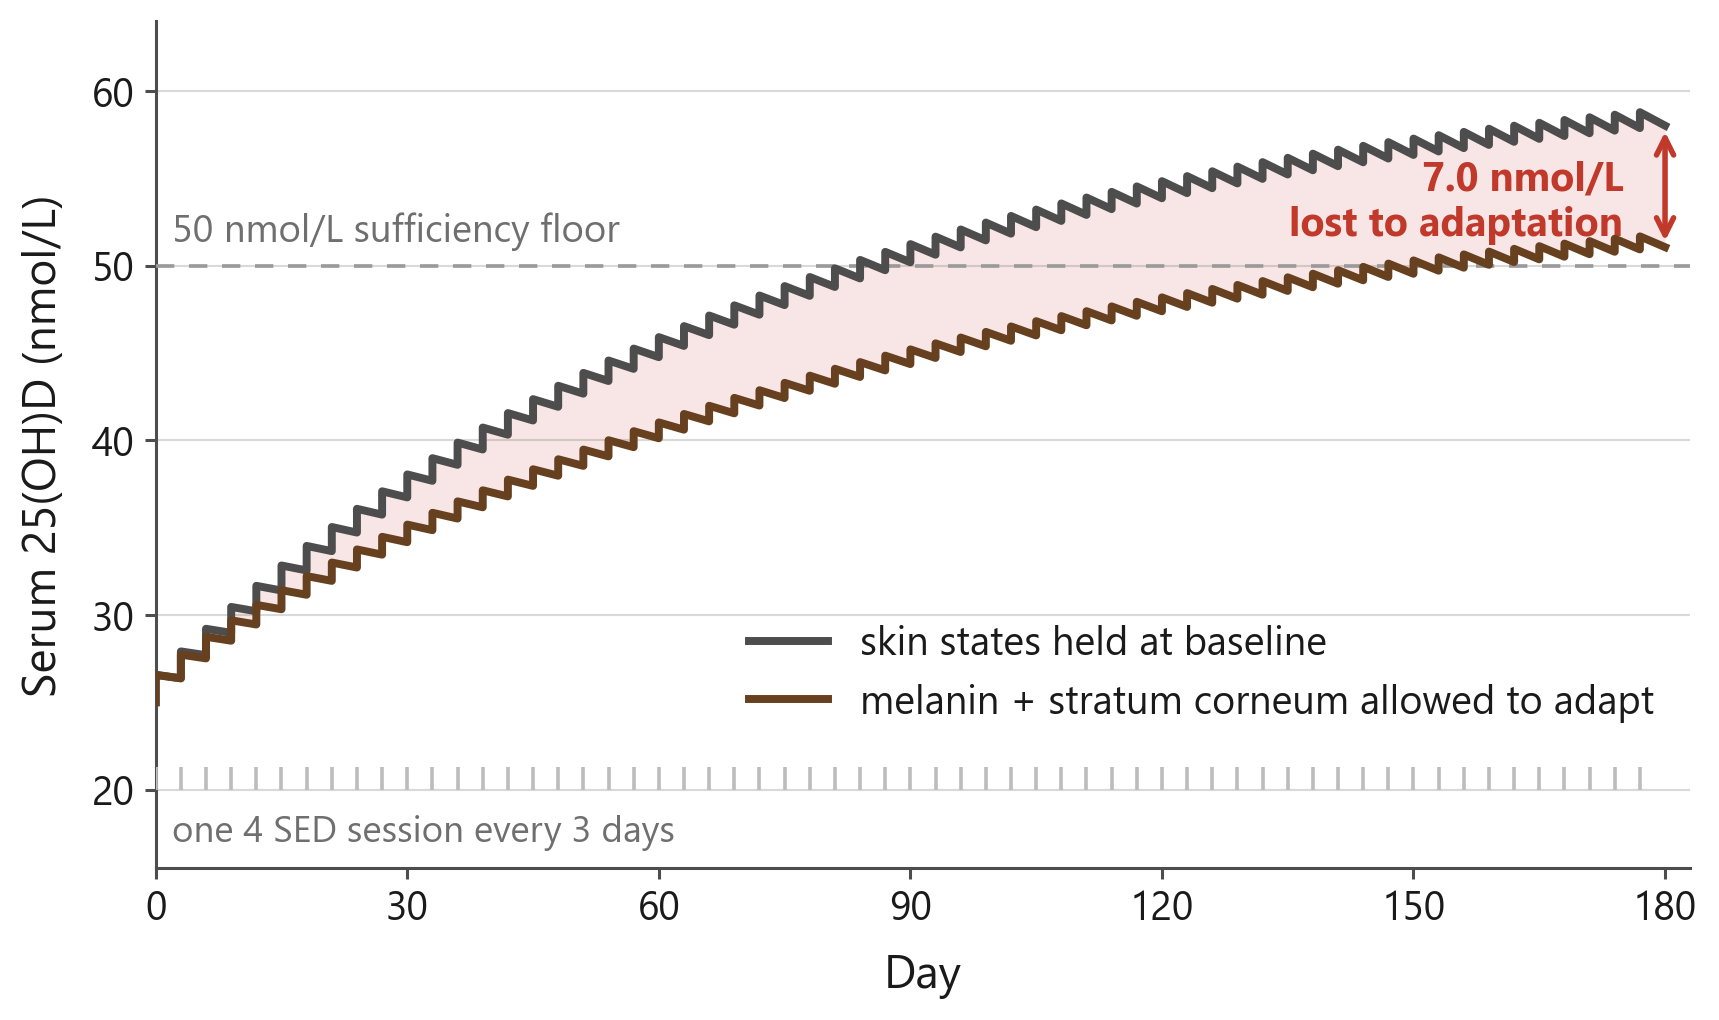

Write Python code to recreate this figure.
"""F7: what the adaptive skin states cost you over 180 days.

No CSV -- this is a live call into vitd_model.simulate for FST VI on a fixed
schedule (one session every 3 days, 4.0 SED each, 60 sessions, 240 SED total).
4.0 SED is 26.3% of the FST VI MED of 15.2 SED used by
vitd_model.compute_safety_sidecar, i.e. firmly sub-erythemal.

The two runs differ ONLY in whether the adaptive skin states are allowed to
move.  Both use documented arguments of simulate(); nothing in the model is
patched:

    coupled : default -- melanin M tans toward the per-FST ceiling and the
              stratum corneum thickens, both attenuating later sessions.
    pinned  : alpha_override=0.0, alpha_SC_override=0.0, k_damage_override=0.0
              -- the per-session melanin and SC update terms are zeroed, so M
              stays at M_baseline(6) and SC stays at 0 for the whole run.

Writes the figure and a caption text file alongside it.
"""
import os
import sys

import matplotlib.pyplot as plt
import numpy as np

HERE = os.path.dirname(os.path.abspath(__file__))
REPO = os.path.abspath(os.path.join(HERE, "..", ".."))
sys.path.insert(0, HERE)
sys.path.insert(0, REPO)

from slidestyle import use_slide_style, ACCENT, FST_COLORS, TEXT_COLOR  # noqa: E402
from vitd_model import simulate, ModelParams  # noqa: E402

OUT = os.path.join(HERE, "f7_fixed_vs_coupled.png")
CAPTION = os.path.join(HERE, "f7_fixed_vs_coupled_caption.txt")

FST = 6
DURATION = 180
INTERVAL_DAYS = 3
SED_PER_SESSION = 4.0
MED_FST_VI = 15.2   # SED, vitd_model.compute_safety_sidecar med_by_fst[6]
D0 = 25.0


def main():
    use_slide_style()
    params = ModelParams()
    schedule = [(float(d), SED_PER_SESSION)
                for d in range(0, DURATION, INTERVAL_DAYS)]

    coupled = simulate(FST, schedule, DURATION, params=params, D0=D0,
                       dose_framing="fixed_per_session_SED")
    pinned = simulate(FST, schedule, DURATION, params=params, D0=D0,
                      alpha_override=0.0,
                      alpha_SC_override=0.0,
                      k_damage_override=0.0,
                      dose_framing="fixed_per_session_SED")

    m_base = params.M_baseline(FST)
    assert np.allclose(pinned["M"], m_base), (
        "F7 assertion FAILED: melanin did not stay pinned at baseline "
        f"(range {pinned['M'].min()} .. {pinned['M'].max()}, "
        f"baseline {m_base})"
    )
    assert np.allclose(pinned["SC"], 0.0), (
        "F7 assertion FAILED: stratum corneum did not stay pinned at 0 "
        f"(range {pinned['SC'].min()} .. {pinned['SC'].max()})"
    )
    assert coupled["M"].max() > m_base, (
        "F7 assertion FAILED: coupled run showed no tanning at all"
    )
    assert len(schedule) == 60 and coupled["cumulative_SED"] == 60 * SED_PER_SESSION

    d_c = float(coupled["D"][-1])
    d_p = float(pinned["D"][-1])
    print(f"F7: FST VI, {len(schedule)} sessions x {SED_PER_SESSION} SED "
          f"({coupled['cumulative_SED']:.1f} SED total).")
    print(f"F7: day-{DURATION} 25(OH)D  coupled {d_c:.4f} nmol/L, "
          f"pinned {d_p:.4f} nmol/L, shortfall {d_p - d_c:.4f} nmol/L "
          f"({(d_p - d_c) / d_p * 100:.2f}% of the pinned value).")
    print(f"F7: melanin rose {coupled['M'].min():.4f} -> "
          f"{coupled['M'].max():.4f}; SC rose 0 -> {coupled['SC'].max():.4f}.")

    fig, ax = plt.subplots(figsize=(9, 5))

    t_p, D_p = pinned["t"], pinned["D"]
    t_c, D_c = coupled["t"], coupled["D"]
    D_c_on_p = np.interp(t_p, t_c, D_c)

    ax.fill_between(t_p, D_c_on_p, D_p, color=ACCENT, alpha=0.12,
                    linewidth=0, zorder=2)
    ax.plot(t_p, D_p, color="#4d4d4d", lw=2.6, zorder=4,
            label="skin states held at baseline")
    ax.plot(t_c, D_c, color=FST_COLORS[FST - 1], lw=2.6, zorder=5,
            label="melanin + stratum corneum allowed to adapt")

    ax.axhline(50.0, color="#9a9a9a", lw=1.2, ls=(0, (5, 4)), zorder=3)
    ax.text(2, 50.9, "50 nmol/L sufficiency floor", fontsize=12.5,
            color="#6f6f6f", va="bottom", ha="left")

    # session rug
    ylo = 20.0
    ax.vlines([d for d, _ in schedule], ylo, ylo + 1.3,
              color="#bdbdbd", lw=1.2, zorder=3)
    ax.text(2, ylo - 1.4,
            f"one {SED_PER_SESSION:.0f} SED session every {INTERVAL_DAYS} days",
            fontsize=12, color="#6f6f6f", ha="left", va="top")

    # the gap
    gap = d_p - d_c
    ax.annotate("", xy=(DURATION, d_c), xytext=(DURATION, d_p),
                arrowprops=dict(arrowstyle="<->", color=ACCENT, lw=1.8))
    ax.text(DURATION - 5, (d_c + d_p) / 2 - 0.9,
            f"{gap:.1f} nmol/L\nlost to adaptation",
            ha="right", va="center", fontsize=13, fontweight="bold",
            color=ACCENT)

    ax.set_xlim(0, DURATION + 3)
    ax.set_ylim(ylo - 4.5, 64)
    ax.set_xticks([0, 30, 60, 90, 120, 150, 180])
    ax.set_xlabel("Day")
    ax.set_ylabel("Serum 25(OH)D (nmol/L)")
    ax.legend(loc="lower right", bbox_to_anchor=(1.0, 0.13))

    fig.savefig(OUT)
    plt.close(fig)
    print(f"wrote {OUT}")

    with open(CAPTION, "w", encoding="utf-8") as fh:
        fh.write(
            "F7 - f7_fixed_vs_coupled.png\n"
            "\n"
            f"FST VI, 180 days, one session every {INTERVAL_DAYS} days at a "
            f"fixed {SED_PER_SESSION:.1f} SED per session ({len(schedule)} "
            f"sessions, {coupled['cumulative_SED']:.1f} SED cumulative). "
            f"{SED_PER_SESSION:.1f} SED is "
            f"{SED_PER_SESSION / MED_FST_VI * 100:.1f}% of the FST VI MED of "
            f"{MED_FST_VI} SED used in vitd_model.compute_safety_sidecar, so "
            "every session is sub-erythemal.\n"
            "\n"
            "Both curves are vitd_model.simulate on the identical schedule "
            f"from D0 = {D0} nmol/L. They differ only in whether the adaptive "
            "skin states move: the grey curve pins them with the documented "
            "overrides alpha_override=0.0, alpha_SC_override=0.0, "
            "k_damage_override=0.0, holding melanin at M_baseline(6) = "
            f"{m_base:g} and stratum corneum at 0. The brown curve is the "
            "default, in which melanin tans "
            f"{coupled['M'].min():.4f} -> {coupled['M'].max():.4f} and the "
            f"stratum corneum thickens 0 -> {coupled['SC'].max():.4f}, both "
            "attenuating later sessions.\n"
            "\n"
            f"Day-{DURATION} 25(OH)D: {d_c:.4f} nmol/L coupled vs "
            f"{d_p:.4f} nmol/L pinned, a shortfall of {gap:.4f} nmol/L "
            f"({gap / d_p * 100:.2f}% of the pinned value). The same UV "
            "budget buys less as the skin adapts.\n"
            "\n"
            "Absolute predictions here rest on the uncalibrated SC priors "
            "(SC_max, alpha_SC, K_SC) - read the size of the gap as "
            "illustrative of the mechanism, not as a calibrated quantity.\n"
        )
    print(f"wrote {CAPTION}")


if __name__ == "__main__":
    main()
